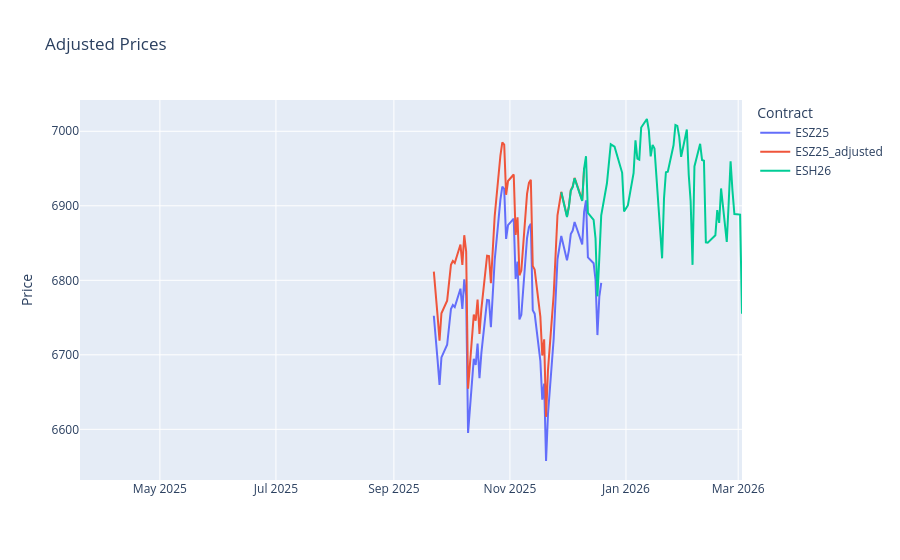

Notebook code for this chart:
### Code cell
# adjust the prices of ESZ25 by rolling to ESH26 on 12-11-2025
# load ESH26 data
df = df_close[['ESZ25', 'ESH26']]
df.head()

# create a new column for the adjusted prices
roll_date = pd.to_datetime('2025-12-11')
roll_gap = df.loc[roll_date, 'ESH26'] - df.loc[roll_date, 'ESZ25']
df['ESZ25_adjusted'] = df['ESZ25'] + roll_gap
df.loc[roll_date:, 'ESZ25_adjusted'] = np.nan

# plot the adjusted prices
fig = px.line(df, y=['ESZ25', 'ESZ25_adjusted', 'ESH26'], title='Adjusted Prices')
fig.update_layout(xaxis_title=None, yaxis_title="Price")
fig.update_layout(legend_title='Contract')
fig.show()

### Figure 1 — Plotly figure (JSON) as saved in the notebook; plotly's stock layout.template omitted (floating-point values rounded to 4 significant figures; data arrays with more than 128 entries replaced by an {"elided": "..."} marker saying what was removed)
{"data": [{"hovertemplate": "variable=ESZ25<br>Time=%{x}<br>value=%{y}<extra></extra>", "legendgroup": "ESZ25", "line": {"color": "#636efa", "dash": "solid"}, "marker": {"symbol": "circle"}, "mode": "lines", "name": "ESZ25", "orientation": "v", "showlegend": true, "type": "scatter", "x": {"elided": "239 str values"}, "xaxis": "x", "y": {"elided": "239 float values"}, "yaxis": "y"}, {"hovertemplate": "variable=ESZ25_adjusted<br>Time=%{x}<br>value=%{y}<extra></extra>", "legendgroup": "ESZ25_adjusted", "line": {"color": "#EF553B", "dash": "solid"}, "marker": {"symbol": "circle"}, "mode": "lines", "name": "ESZ25_adjusted", "orientation": "v", "showlegend": true, "type": "scatter", "x": {"elided": "239 str values"}, "xaxis": "x", "y": {"elided": "239 float values"}, "yaxis": "y"}, {"hovertemplate": "variable=ESH26<br>Time=%{x}<br>value=%{y}<extra></extra>", "legendgroup": "ESH26", "line": {"color": "#00cc96", "dash": "solid"}, "marker": {"symbol": "circle"}, "mode": "lines", "name": "ESH26", "orientation": "v", "showlegend": true, "type": "scatter", "x": {"elided": "239 str values"}, "xaxis": "x", "y": {"elided": "239 float values"}, "yaxis": "y"}], "layout": {"legend": {"title": {"text": "Contract"}, "tracegroupgap": 0}, "title": {"text": "Adjusted Prices"}, "xaxis": {"anchor": "y", "domain": [0, 1], "title": {}}, "yaxis": {"anchor": "x", "domain": [0, 1], "title": {"text": "Price"}}}}
